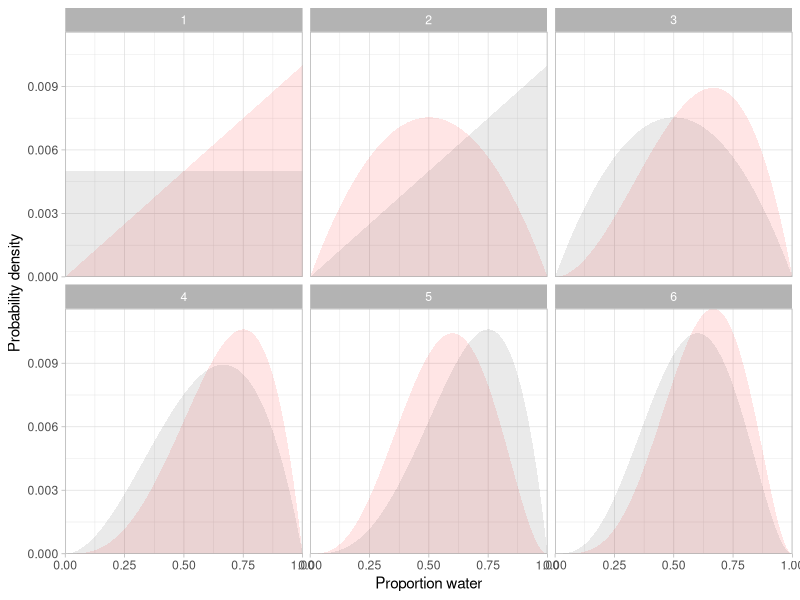
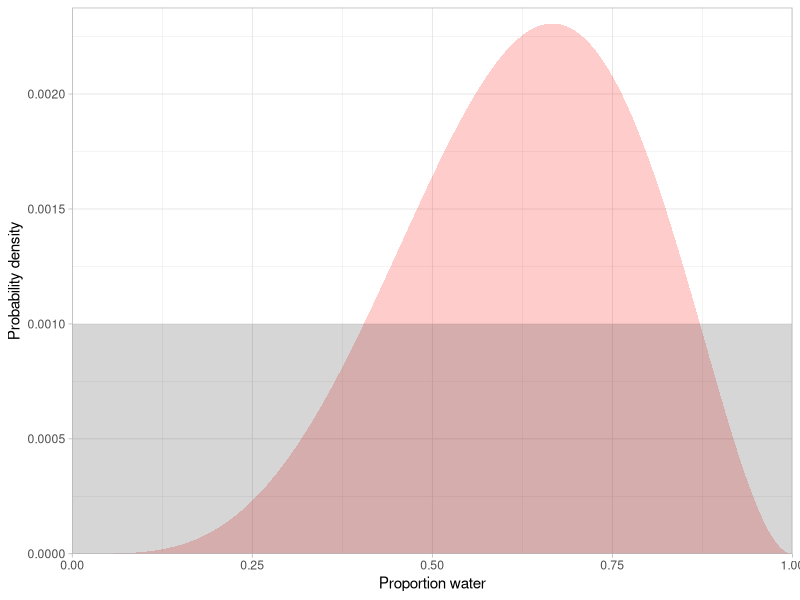
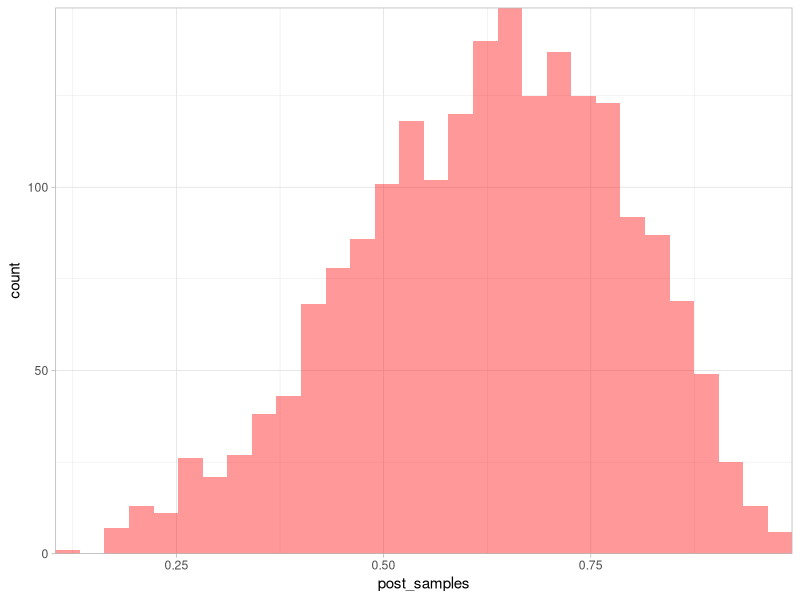
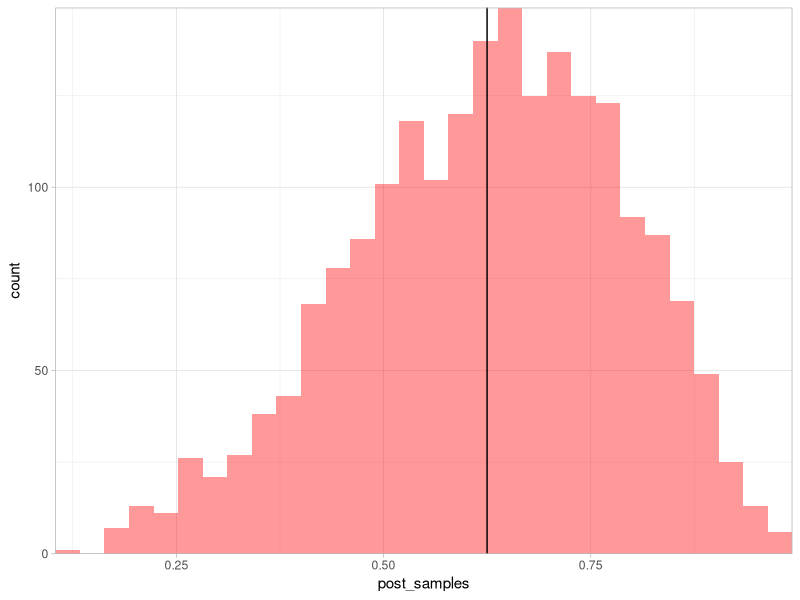
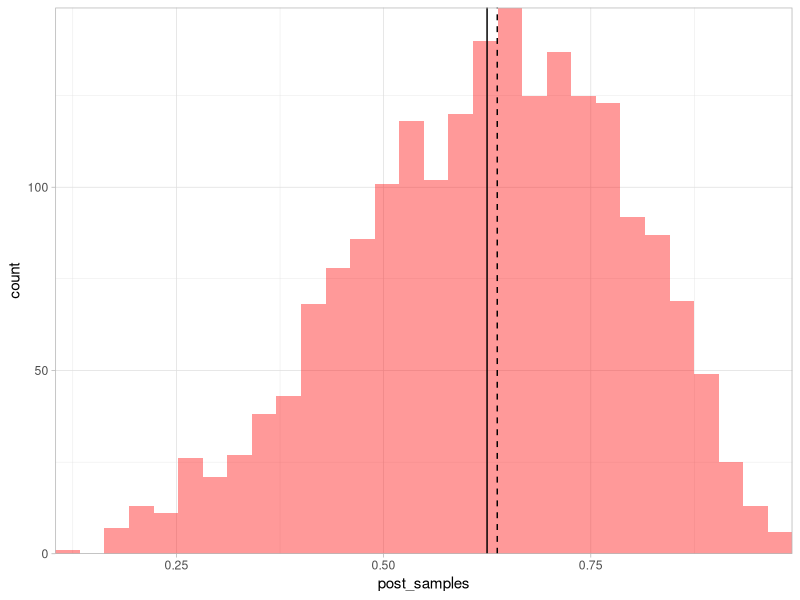
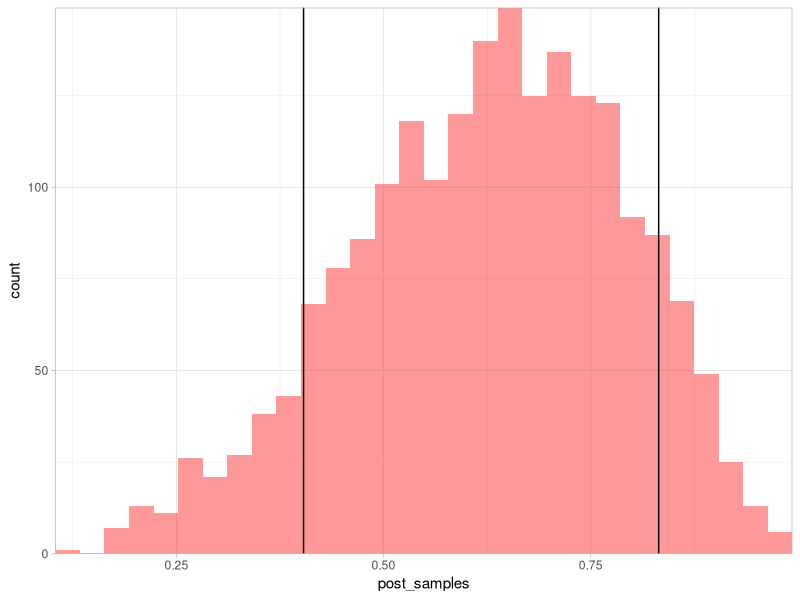
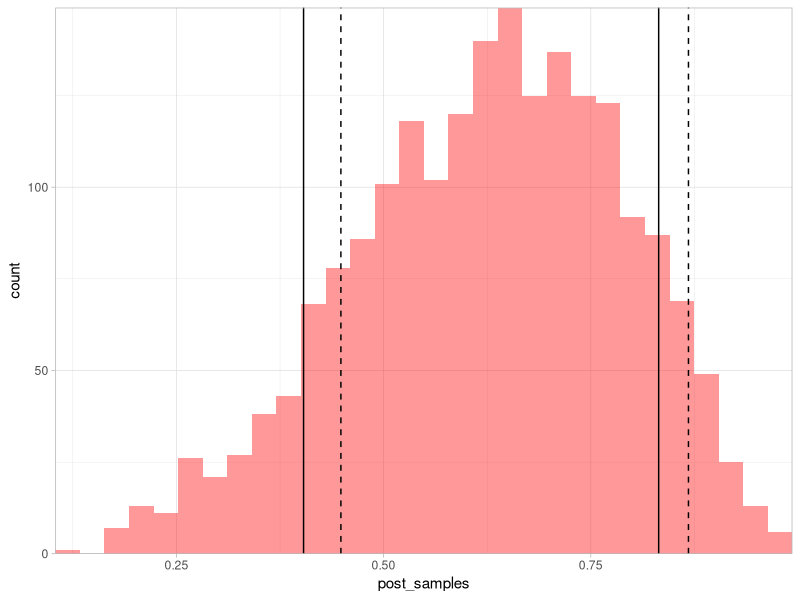
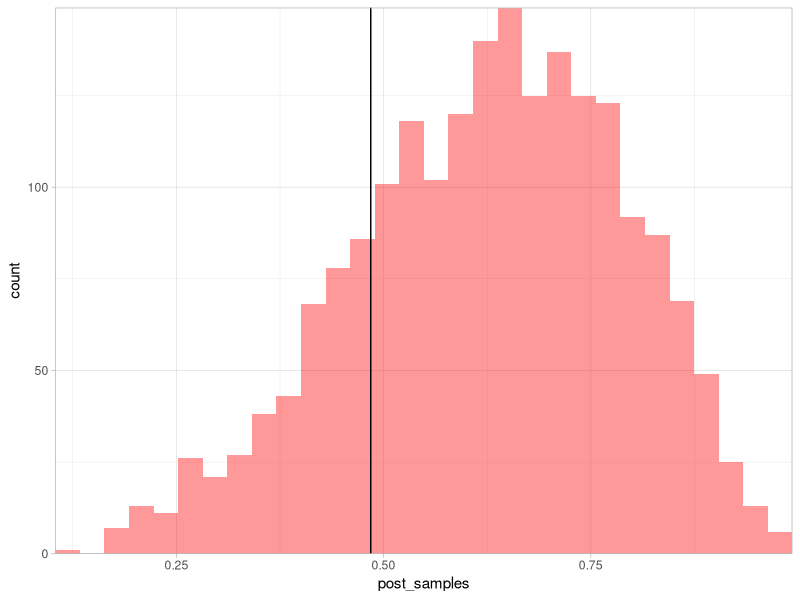

Source code (R) for these figures, in order:
## ---- chunk 1
library(ggplot2)
library(dplyr)
theme_set(theme_light())
## ---- chunk 2
dat <- c(1, 0, 1, 1, 0, 1) # data we collected

p <- seq(0, 1, length.out = 200) # a sequence of 'proportions water' to evaluate

# --------------------
# try different priors:
prior <- dunif(p, 0, 1)
# prior <- dbinom(2, size = 3, prob = p)
# prior <- dbinom(7, size = 10, prob = p)
# prior <- dbinom(71, size = 100, prob = p)
# prior <- dbinom(5, size = 10, prob = p)
# prior <- dnorm(p, mean = 0.5, sd = 0.3)
# prior <- dbeta(p, shape1 = 3, shape2 = 2)
# prior <- dnorm(p, mean = 0.5, sd = 0.25);prior[1:100] <- 0
# --------------------

prior <- prior / sum(prior) # make the prior sum to 1

out <- list()
for (i in seq_along(dat)) {
  likelihood <- dbinom(sum(dat[i]), size = 1, prob = p) # data likelihood
  posterior <- likelihood * prior                       # Bayes rule numerator
  posterior <- posterior / sum(posterior)               # make it sum to 1
  out[[i]] <- data.frame(p, prior, posterior, toss = i) # save it
  prior <- posterior                                    # for next time around
}
out <- bind_rows(out)

ggplot(out, aes(x = p, ymax = posterior, ymin = 0, group = toss)) +
  geom_ribbon(alpha = 0.1, fill = "red") +
  geom_ribbon(aes(x = p, ymax = prior, ymin = 0), alpha = 0.1) +
  coord_cartesian(expand = FALSE) +
  xlab("Proportion water") +
  ylab("Probability density") +
  facet_wrap(~toss)
## ---- chunk 3
N <- 1000 # bigger for smoother histogram plots below
p <- seq(0, 1, length.out = N)

prior <- dunif(p, 0, 1) / length(p)
# prior <- dbinom(2, size = 3, prob = p)
# prior <- dnorm(p, mean = 0.5, sd = 0.25)
# prior <- dbeta(p, shape1 = 3, shape2 = 2)
# prior <- dnorm(p, mean = 0.5, sd = 0.25);prior[1:100] <- 0
# prior <- c(1:250, 250:1)
prior <- prior / sum(prior)

likelihood <- dbinom(sum(dat), size = length(dat), prob = p)
posterior <- likelihood * prior
posterior <- posterior / sum(posterior)

ggplot(tibble(posterior, prior), 
  aes(x = p, ymax = posterior, ymin = 0)) +
  geom_ribbon(alpha = 0.2, fill = "red") +
  geom_ribbon(aes(x = p, ymax = prior, ymin = 0), alpha = 0.2) +
  coord_cartesian(expand = FALSE, ylim = c(0, 1.03 * max(c(posterior, prior)))) +
  xlab("Proportion water") +
  ylab("Probability density")
## ---- chunk 4
post_samples <- sample(p, prob = posterior, size = 2000, replace = TRUE)
## ---- chunk 5
g <- ggplot(tibble(post_samples), aes(post_samples)) + 
  geom_histogram(bins = 30, alpha = 0.4, fill = "red") +
  coord_cartesian(expand = FALSE)
g
## ---- chunk 6
q <- mean(post_samples)
g + geom_vline(xintercept = q)

q_median <- median(post_samples)
g + geom_vline(xintercept = q) + geom_vline(xintercept = q_median, lty = 2)
## ---- chunk 7
q <- quantile(post_samples, probs = c(0.1, 0.9))
g + geom_vline(xintercept = q)
## ---- chunk 8
q_hpd <- coda::HPDinterval(coda::as.mcmc(post_samples), prob = 0.8)
q_hpd <- as.numeric(q_hpd)
q_hpd
g + geom_vline(xintercept = q) + geom_vline(xintercept = q_hpd, lty = 2)
## ---- chunk 9
threshold_sample <- floor(0.2 * length(post_samples))
length(post_samples)
threshold_sample
q <- sort(post_samples)[threshold_sample]
q
g + geom_vline(xintercept = q)
## ---- chunk 10
sum(post_samples > 0.5) / length(post_samples)
mean(post_samples > 0.5)
g + geom_vline(xintercept = 0.5)
## ---- chunk 11
mean(post_samples > 0.6 & post_samples < 0.8)
g + geom_vline(xintercept = c(0.6, 0.8))
